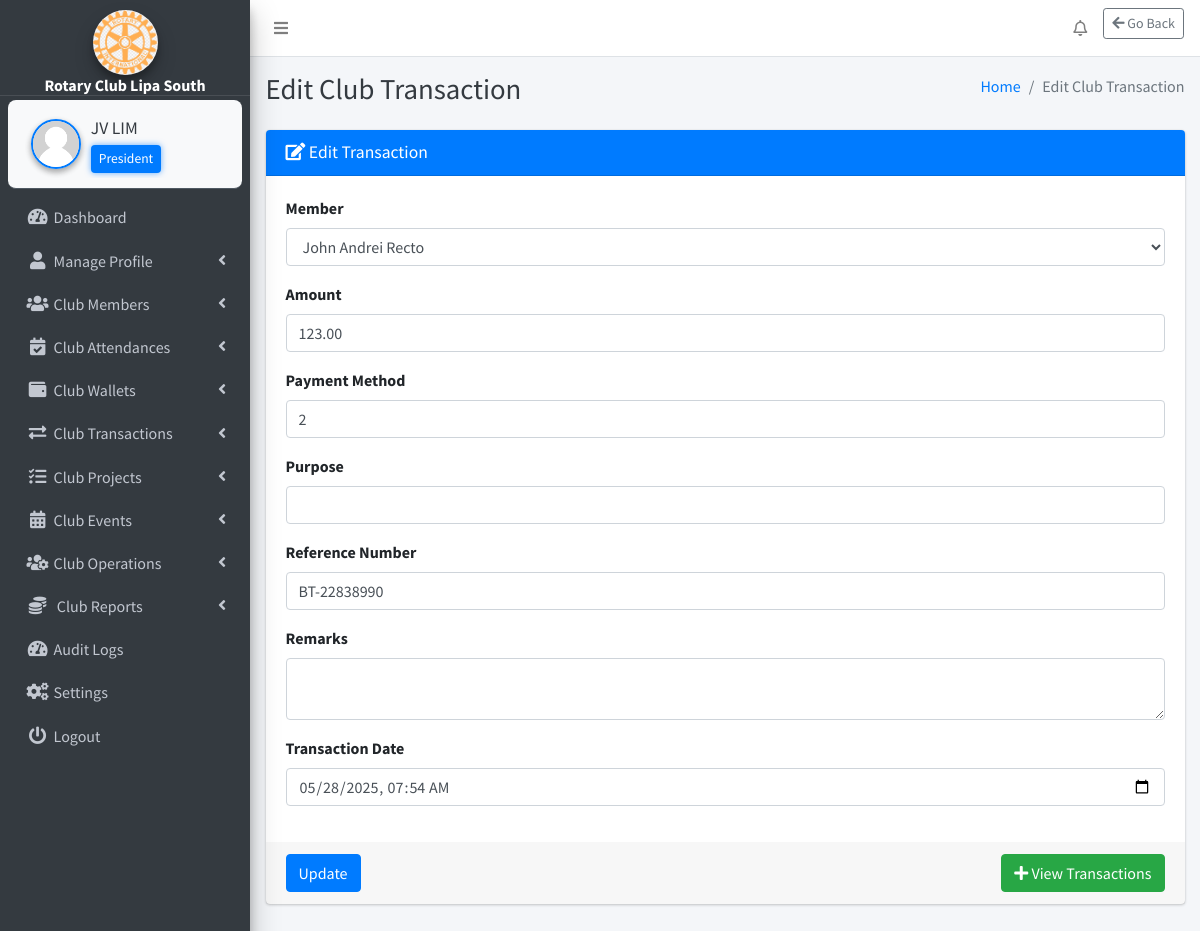
Screenshot of /webpages/club-transactions/manage-transactions/edit_transaction.php?id=91 (signed in) with the database file from the repository.
### tables this page shows
CREATE TABLE `settings` (
  `id` int(11) NOT NULL,
  `system_name` varchar(255) NOT NULL,
  `logo` varchar(255) NOT NULL,
  `currency` varchar(50) NOT NULL
);

CREATE TABLE `club_position` (
  `id` int(11) NOT NULL,
  `position_name` varchar(255) NOT NULL
);

CREATE TABLE `club_transactions` (
  `id` int(11) NOT NULL,
  `entry_type` enum('Income','Expense','Contribution') NOT NULL,
  `member_id` int(11) DEFAULT NULL,
  `amount` decimal(10,2) NOT NULL,
  `payment_method` int(11) DEFAULT NULL,
  `category` enum('Club Project','Club Event','Club Operation','Club Fund') NOT NULL,
  `activity_id` int(11) NOT NULL,
  `transaction_date` datetime NOT NULL DEFAULT current_timestamp(),
  `remarks` varchar(255) DEFAULT NULL,
  `reference_number` varchar(100) DEFAULT NULL,
  `encoded_by` varchar(255) NOT NULL,
  `payment_status` enum('Paid','Rejected','Pending') NOT NULL DEFAULT 'Pending',
  `external_source` varchar(255) DEFAULT NULL,
  `project_id` int(11) DEFAULT NULL
);

CREATE TABLE `members` (
  `id` int(11) NOT NULL,
  `fullname` varchar(255) NOT NULL,
  `dob` date NOT NULL,
  `gender` varchar(10) NOT NULL,
  `contact_number` varchar(20) NOT NULL,
  `email` varchar(255) NOT NULL,
  `address` varchar(255) NOT NULL,
  `role` int(11) DEFAULT 6,
  `occupation` varchar(255) NOT NULL,
  `membership_number` varchar(20) NOT NULL,
  `created_at` timestamp NOT NULL DEFAULT current_timestamp(),
  `photo` varchar(255) NOT NULL,
  `expiry_date` date DEFAULT NULL,
  `password` varchar(255) NOT NULL
);

### webpages/club-transactions/manage-transactions/edit_transaction.php (the view, shortened to what the rows shown need)
<?php
include_once($_SERVER['DOCUMENT_ROOT'] . '/rotary/includes/config.php');
$edit_id = $_GET['id'] ?? null;
$editQuery = "SELECT * FROM club_transactions WHERE id = $edit_id";
$result = $conn->query($editQuery);
$editData = $result->fetch_assoc();
$membersResult = $conn->query("SELECT id, fullname FROM members ORDER BY fullname");
?>
<?php include('../../../includes/header.php'); ?>
<body class="hold-transition sidebar-mini layout-fixed layout-navbar-fixed layout-footer-fixed">
<div class="wrapper">
    <?php include('../../../includes/nav.php'); ?>
    <?php include('../../../includes/sidebar.php'); ?>
    <div class="content-wrapper">
        <?php include('../../../includes/page_title.php'); ?>
        <section class="content">
            <div class="container-fluid">
                <div class="row">
                    <div class="col-md-12">
                        <div class="card card-primary">
                            <form method="post" action="">
                                <div class="card-body">
                                    <div class="form-group">
                                        <label for="member_id">Member</label>
                                        <select class="form-control" name="member_id" required>
                                            <?php while ($member = $membersResult->fetch_assoc()): ?>
                                                <option value="<?= $member['id'] ?>" <?= $member['id'] == $editData['member_id'] ? 'selected' : '' ?>>
                                                    <?= htmlspecialchars($member['fullname']) ?>
                                                </option>
                                            <?php endwhile; ?>
                                        </select>
                                    </div>
                                    <div class="form-group">
                                        <label for="amount">Amount</label>
                                        <input type="number" step="0.01" class="form-control" name="amount" value="<?= $editData['amount'] ?>" required>
                                    </div>
                                    <div class="form-group">
                                        <label for="payment_method">Payment Method</label>
                                        <input type="text" class="form-control" name="payment_method" value="<?= htmlspecialchars($editData['payment_method']) ?>" required>
                                    </div>
                                    <div class="form-group">
                                        <label for="reference_number">Reference Number</label>
                                        <input type="text" class="form-control" name="reference_number" value="<?= htmlspecialchars($editData['reference_number']) ?>">
                                    </div>
                                    <div class="form-group">
                                        <label for="transaction_date">Transaction Date</label>
                                        <input type="datetime-local" class="form-control" name="transaction_date" value="<?= date('Y-m-d\TH:i', strtotime($editData['transaction_date'])) ?>" required>
                                    </div>
                                </div>
                            </form>
                        </div>
                    </div>
                </div>
            </div>
        </section>
    </div>
</div>
</body>
</html>

### includes/sidebar.php (shortened to what the rows shown need)
<?php
function getSystemName() {
    global $conn;
    $result = $conn->query("SELECT system_name FROM settings");
    return ($result->num_rows > 0) ? $result->fetch_assoc()['system_name'] : 'RCLS';
}
if (isset($_SESSION['user_id'])) {
    $userId = $_SESSION['user_id'];
    $positionName = '';
    $sql = "SELECT cp.position_name
            FROM club_position cp
            INNER JOIN members m ON cp.id = m.role
            WHERE m.id = '$userId'";
    $positionResult = $conn->query($sql);
    if ($positionResult && $positionRow = $positionResult->fetch_assoc()) {
        $positionName = $positionRow['position_name'];
    }
}
function getLogoUrl() {
    global $conn;
    $result = $conn->query("SELECT logo FROM settings");
    if ($result->num_rows > 0) {
        $logoFile = $result->fetch_assoc()['logo'];
        $path = "/rotary/uploads/" . $logoFile;
        return file_exists($_SERVER['DOCUMENT_ROOT'] . $path) ? $path : "/rotary/dist/img/AdminLTELogo.png";
    }
    return "/rotary/dist/img/AdminLTELogo.png";
}
?>
<aside class="main-sidebar sidebar-dark-primary elevation-4">
    <div class="text-center"
         style="padding: 10px 0 0 0; margin: 0 !important; border-bottom: 1px solid rgba(255,255,255,0.1);">
        <a href="#" class="d-block" style="margin: 0; padding: 0;">
            <img src="<?php echo getLogoUrl(); ?>"
                 alt="Logo"
                 class="img-circle elevation-3"
                 style="width: 65px; height: 65px; object-fit: cover; margin: 0 auto; display: block;">
            <div class="brand-text font-weight-bold text-white"
                 style="font-size: 1rem; line-height: 1.1; margin: 2px 0 0 0;">
                <?php echo getSystemName(); ?>
            </div>
        </a>
    </div>
    <div class="sidebar" style="padding-top: 4px !important; margin-top: 0 !important;">
        <div class="user-panel d-flex align-items-center"
             style="background-color: #f8f9fa; border-radius: 8px; padding: 10px; margin: 0 !important;">
            <div class="info flex-grow-1">
                <a href="/rotary/webpages/manage-profile/edit-profile/edit_profile.php"
                   class="d-block fw-semibold text-dark"
                   style="font-size: 1.1rem; white-space: nowrap; overflow: hidden; text-overflow: ellipsis;">
                    <?php echo htmlspecialchars($_SESSION['fullname'] ?? 'Guest'); ?>
                </a>
                <?php if (!empty($positionName)): ?>
                    <small class="d-block mt-1 px-2 py-1 rounded"
                           style="background-color: #007bff; color: white; font-size: 0.85rem; max-width: fit-content; box-shadow: 0 0 6px rgba(0, 123, 255, 0.6);">
                        <?php echo htmlspecialchars($positionName); ?>
                    </small>
                <?php else: ?>
                    <small class="d-block mt-1 text-muted" style="font-size: 0.85rem;">No Role Assigned</small>
                <?php endif; ?>
            </div>
        </div>
    </div>
</aside>

### rows the page displays
settings: logo (picture), system_name "Rotary Club Lipa South"
club_position: position_name "President"
club_transactions: member_id "John Andrei Recto", amount "123.00", payment_method "2", reference_number "BT-22838990", transaction_date "05/28/2025 07:54"

### other values shown
$_SESSION['fullname'] "JV LIM"
$pageTitle "Edit Club Transaction"
